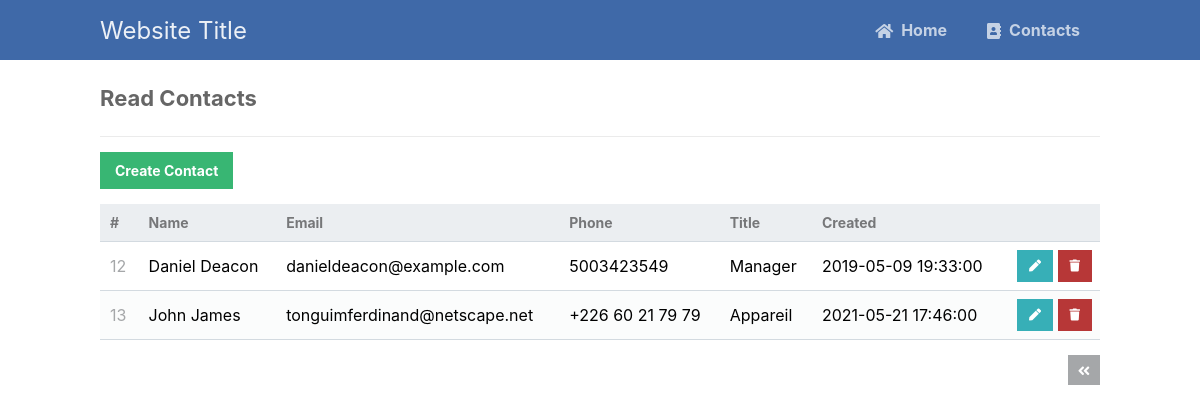
The app's page /read.php?page=2 with its own data.
### tables this page shows
CREATE TABLE `contacts` (
  `id` int(11) NOT NULL,
  `name` varchar(255) NOT NULL,
  `email` varchar(255) NOT NULL,
  `phone` varchar(255) NOT NULL,
  `title` varchar(255) NOT NULL,
  `created` datetime NOT NULL DEFAULT current_timestamp()
);

### read.php (the view, shortened to what this page needs)
<?php
include 'functions.php';
$pdo = pdo_connect_mysql();
$page = isset($_GET['page']) && is_numeric($_GET['page']) ? (int)$_GET['page'] : 1;
$records_per_page = 5;
$stmt = $pdo->prepare('SELECT * FROM contacts ORDER BY id LIMIT :current_page, :record_per_page');
$stmt->bindValue(':current_page', ($page-1)*$records_per_page, PDO::PARAM_INT);
$stmt->bindValue(':record_per_page', $records_per_page, PDO::PARAM_INT);
$stmt->execute();
$contacts = $stmt->fetchAll(PDO::FETCH_ASSOC);
?>
<?=template_header('Read')?>
<div class="content read">
	<h2>Read Contacts</h2>
	<a href="create.php" class="create-contact">Create Contact</a>
	<table>
        <thead>
            <tr>
                <td>#</td>
                <td>Name</td>
                <td>Email</td>
                <td>Phone</td>
                <td>Title</td>
                <td>Created</td>
                <td></td>
            </tr>
        </thead>
        <tbody>
            <?php foreach ($contacts as $contact): ?>
            <tr>
                <td><?=$contact['id']?></td>
                <td><?=$contact['name']?></td>
                <td><?=$contact['email']?></td>
                <td><?=$contact['phone']?></td>
                <td><?=$contact['title']?></td>
                <td><?=$contact['created']?></td>
                <td class="actions">
                    <a href="update.php?id=<?=$contact['id']?>" class="edit"><i class="fas fa-pen fa-xs"></i></a>
                    <a href="delete.php?id=<?=$contact['id']?>" class="trash"><i class="fas fa-trash fa-xs"></i></a>
                </td>
            </tr>
            <?php endforeach; ?>
        </tbody>
    </table>
	<div class="pagination">
		<?php if ($page > 1): ?>
		<a href="read.php?page=<?=$page-1?>"><i class="fas fa-angle-double-left fa-sm"></i></a>
		<?php endif; ?>
	</div>
</div>
<?=template_footer()?>

### style.css (style rules this page uses)
* { box-sizing: border-box; font-family: -apple-system, BlinkMacSystemFont, "segoe ui", roboto, oxygen, ubuntu, cantarell, "fira sans", "droid sans", "helvetica neue", Arial, sans-serif; font-size: 16px; -webkit-font-smoothing: antialiased; -moz-osx-font-smoothing: grayscale; }
body { background-color: #FFFFFF; margin: 0; }
.content { width: 1000px; margin: 0 auto; }
.content h2 { margin: 0; padding: 25px 0; font-size: 22px; border-bottom: 1px solid #ebebeb; color: #666666; }
.read .create-contact { display: inline-block; text-decoration: none; background-color: #38b673; font-weight: bold; font-size: 14px; color: #FFFFFF; padding: 10px 15px; margin: 15px 0; }
.read .pagination { display: flex; justify-content: flex-end; }
.read .pagination a { display: inline-block; text-decoration: none; background-color: #a5a7a9; font-weight: bold; color: #FFFFFF; padding: 5px 10px; margin: 15px 0 15px 5px; }
.read table { width: 100%; padding-top: 30px; border-collapse: collapse; }
.read table thead { background-color: #ebeef1; border-bottom: 1px solid #d3dae0; }
.read table thead td { padding: 10px; font-weight: bold; color: #767779; font-size: 14px; }
.read table tbody tr { border-bottom: 1px solid #d3dae0; }
.read table tbody tr:nth-child(even) { background-color: #fbfcfc; }
.read table tbody tr td { padding: 10px; }
.read table tbody tr td:nth-child(1) { color: #a5a7a9; }
.read table tbody tr td.actions { padding: 8px; text-align: right; }
.read table tbody tr td.actions .edit, .read table tbody tr td.actions .trash { display: inline-flex; text-align: right; text-decoration: none; color: #FFFFFF; padding: 10px 12px; }
.read table tbody tr td.actions .trash { background-color: #b73737; }
.read table tbody tr td.actions .edit { background-color: #37afb7; }

### records on screen
contacts: id "12", name "Daniel Deacon", email "danieldeacon@example.com", phone "5003423549", title "Manager", created "2019-05-09 19:33:00"
contacts: id "13", name "John James", email "tonguimferdinand@netscape.net", phone "+226 60 21 79 79", title "Appareil", created "2021-05-21 17:46:00"
